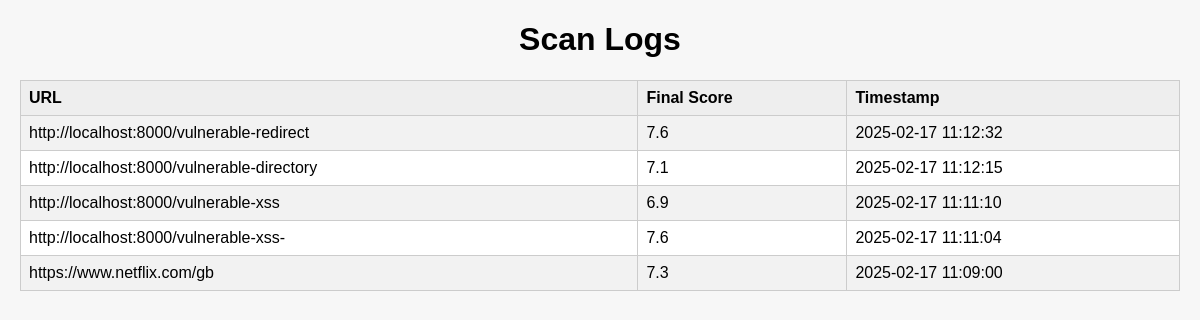
Page /logs on the committed database.
### tables this page shows
CREATE TABLE logs (
            url TEXT NOT NULL,
            -- Security Scans (10 scans: each has name and result)
            sec_scan1_name TEXT NOT NULL,
            sec_scan1_result TEXT NOT NULL,
            sec_scan2_name TEXT NOT NULL,
            sec_scan2_result TEXT NOT NULL,
            sec_scan3_name TEXT NOT NULL,
            sec_scan3_result TEXT NOT NULL,
            sec_scan4_name TEXT NOT NULL,
            sec_scan4_result TEXT NOT NULL,
            sec_scan5_name TEXT NOT NULL,
            sec_scan5_result TEXT NOT NULL,
            sec_scan6_name TEXT NOT NULL,
            sec_scan6_result TEXT NOT NULL,
            sec_scan7_name TEXT NOT NULL,
            sec_scan7_result TEXT NOT NULL,
            sec_scan8_name TEXT NOT NULL,
            sec_scan8_result TEXT NOT NULL,
            sec_scan9_name TEXT NOT NULL,
            sec_scan9_result TEXT NOT NULL,
            sec_scan10_name TEXT NOT NULL,
            sec_scan10_result TEXT NOT NULL,
            -- Privacy Scans (5 scans: each has name and result)
            priv_scan1_name TEXT NOT NULL,
            priv_scan1_result TEXT NOT NULL,
            priv_scan2_name TEXT NOT NULL,
            priv_scan2_result TEXT NOT NULL,
            priv_scan3_name TEXT NOT NULL,
            priv_scan3_result TEXT NOT NULL,
            priv_scan4_name TEXT NOT NULL,
            priv_scan4_result TEXT NOT NULL,
            priv_scan5_name TEXT NOT NULL,
            priv_scan5_result TEXT NOT NULL,
            final_score REAL NOT NULL,
            timestamp DATETIME DEFAULT CURRENT_TIMESTAMP
        );

### server.py (the view)
@app.get("/logs", response_class=HTMLResponse)
async def view_logs(request: Request):
    logs_data = get_all_logs()
    return templates.TemplateResponse("logs.html", {"request": request, "logs": logs_data})

### templates/logs.html (shortened to what this page needs)
<!DOCTYPE html>
<html>
  <head>
  </head>
  <body>
    <h1>Scan Logs</h1>
    <table>
      <thead>
        <tr>
          <th>URL</th>
          <th>Final Score</th>
          <th>Timestamp</th>
        </tr>
      </thead>
      <tbody>
        {% for log in logs %}
          <tr>
            <td>{{ log.url }}</td>
            <td>{{ log.final_score }}</td>
            <td>{{ log.timestamp }}</td>
          </tr>
        {% endfor %}
      </tbody>
    </table>
  </body>
</html>

### templates/logs.html (style rules this page uses)
body { font-family: Arial, sans-serif; background-color: #f7f7f7; margin: 20px; }
h1 { text-align: center; }
table { width: 100%; border-collapse: collapse; margin-top: 20px; }
th, td { border: 1px solid #ccc; padding: 8px; text-align: left; }
th { background-color: #eee; }
tr:nth-child(even) { background-color: #fff; }
tr:nth-child(odd) { background-color: #f2f2f2; }

### rows in the picture
logs: url "http://localhost:8000/vulnerable-redirect", final_score "7.6", timestamp "2025-02-17 11:12:32"
logs: url "http://localhost:8000/vulnerable-directory", final_score "7.1", timestamp "2025-02-17 11:12:15"
logs: url "http://localhost:8000/vulnerable-xss", final_score "6.9", timestamp "2025-02-17 11:11:10"
logs: url "http://localhost:8000/vulnerable-xss-", final_score "7.6", timestamp "2025-02-17 11:11:04"
logs: url "https://www.netflix.com/gb", final_score "7.3", timestamp "2025-02-17 11:09:00"
